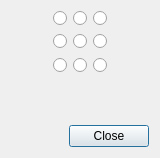
<?xml version="1.0" encoding="UTF-8"?>
<ui version="4.0">
 <class>AlignmentTextDialog</class>
 <widget class="QDialog" name="AlignmentTextDialog">
  <property name="geometry">
   <rect>
    <x>0</x>
    <y>0</y>
    <width>160</width>
    <height>158</height>
   </rect>
  </property>
  <property name="sizePolicy">
   <sizepolicy hsizetype="Fixed" vsizetype="Fixed">
    <horstretch>200</horstretch>
    <verstretch>150</verstretch>
   </sizepolicy>
  </property>
  <property name="maximumSize">
   <size>
    <width>160</width>
    <height>158</height>
   </size>
  </property>
  <property name="windowTitle">
   <string>text alignment</string>
  </property>
  <property name="modal">
   <bool>true</bool>
  </property>
  <layout class="QVBoxLayout" name="verticalLayout">
   <item>
    <layout class="QGridLayout" name="gridLayout">
     <item row="1" column="3">
      <widget class="QRadioButton" name="right">
       <property name="text">
        <string/>
       </property>
      </widget>
     </item>
     <item row="1" column="4">
      <spacer name="horizontalSpacer">
       <property name="orientation">
        <enum>Qt::Horizontal</enum>
       </property>
       <property name="sizeHint" stdset="0">
        <size>
         <width>40</width>
         <height>20</height>
        </size>
       </property>
      </spacer>
     </item>
     <item row="0" column="2">
      <widget class="QRadioButton" name="top">
       <property name="text">
        <string/>
       </property>
      </widget>
     </item>
     <item row="2" column="2">
      <widget class="QRadioButton" name="bottom">
       <property name="text">
        <string/>
       </property>
      </widget>
     </item>
     <item row="0" column="3">
      <widget class="QRadioButton" name="top_right">
       <property name="text">
        <string/>
       </property>
      </widget>
     </item>
     <item row="1" column="1">
      <widget class="QRadioButton" name="left">
       <property name="text">
        <string/>
       </property>
      </widget>
     </item>
     <item row="2" column="3">
      <widget class="QRadioButton" name="bottom_right">
       <property name="text">
        <string/>
       </property>
      </widget>
     </item>
     <item row="2" column="1">
      <widget class="QRadioButton" name="bottom_left">
       <property name="text">
        <string/>
       </property>
      </widget>
     </item>
     <item row="0" column="1">
      <widget class="QRadioButton" name="top_left">
       <property name="text">
        <string/>
       </property>
      </widget>
     </item>
     <item row="1" column="2">
      <widget class="QRadioButton" name="center">
       <property name="text">
        <string/>
       </property>
      </widget>
     </item>
     <item row="1" column="0">
      <spacer name="horizontalSpacer_2">
       <property name="orientation">
        <enum>Qt::Horizontal</enum>
       </property>
       <property name="sizeHint" stdset="0">
        <size>
         <width>40</width>
         <height>20</height>
        </size>
       </property>
      </spacer>
     </item>
    </layout>
   </item>
   <item>
    <spacer name="verticalSpacer">
     <property name="orientation">
      <enum>Qt::Vertical</enum>
     </property>
     <property name="sizeHint" stdset="0">
      <size>
       <width>20</width>
       <height>40</height>
      </size>
     </property>
    </spacer>
   </item>
   <item>
    <widget class="QDialogButtonBox" name="buttonBox">
     <property name="orientation">
      <enum>Qt::Horizontal</enum>
     </property>
     <property name="standardButtons">
      <set>QDialogButtonBox::Close</set>
     </property>
    </widget>
   </item>
  </layout>
 </widget>
 <resources/>
 <connections>
  <connection>
   <sender>buttonBox</sender>
   <signal>accepted()</signal>
   <receiver>AlignmentTextDialog</receiver>
   <slot>accept()</slot>
   <hints>
    <hint type="sourcelabel">
     <x>248</x>
     <y>254</y>
    </hint>
    <hint type="destinationlabel">
     <x>157</x>
     <y>274</y>
    </hint>
   </hints>
  </connection>
  <connection>
   <sender>buttonBox</sender>
   <signal>rejected()</signal>
   <receiver>AlignmentTextDialog</receiver>
   <slot>reject()</slot>
   <hints>
    <hint type="sourcelabel">
     <x>316</x>
     <y>260</y>
    </hint>
    <hint type="destinationlabel">
     <x>286</x>
     <y>274</y>
    </hint>
   </hints>
  </connection>
 </connections>
</ui>
